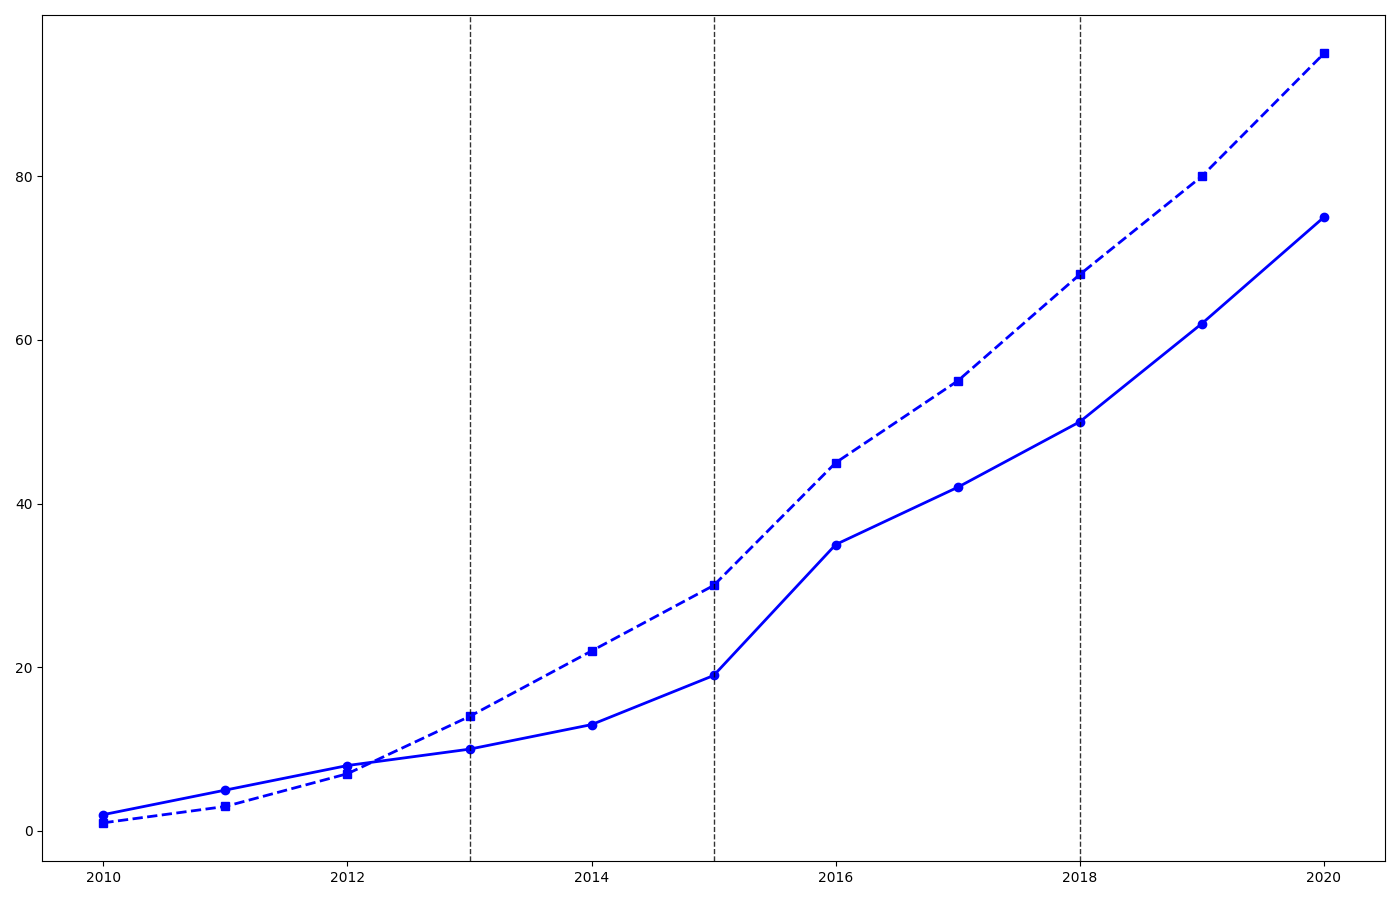

Source code (Python):
import matplotlib.pyplot as plt
import numpy as np

years = np.arange(2010, 2021)

fps_viewership = [2, 5, 8, 10, 13, 19, 35, 42, 50, 62, 75]
moba_viewership = [1, 3, 7, 14, 22, 30, 45, 55, 68, 80, 95]

fig, ax1 = plt.subplots(figsize=(14, 9))

single_color = 'blue'
ax1.plot(years, fps_viewership, color=single_color, linestyle='-', linewidth=2, marker='o')
ax1.plot(years, moba_viewership, color=single_color, linestyle='--', linewidth=2, marker='s')

highlight_years = [2013, 2015, 2018]
for year in highlight_years:
    ax1.axvline(x=year, color='black', linestyle='--', linewidth=1, alpha=0.8)

plt.tight_layout()
plt.show()
